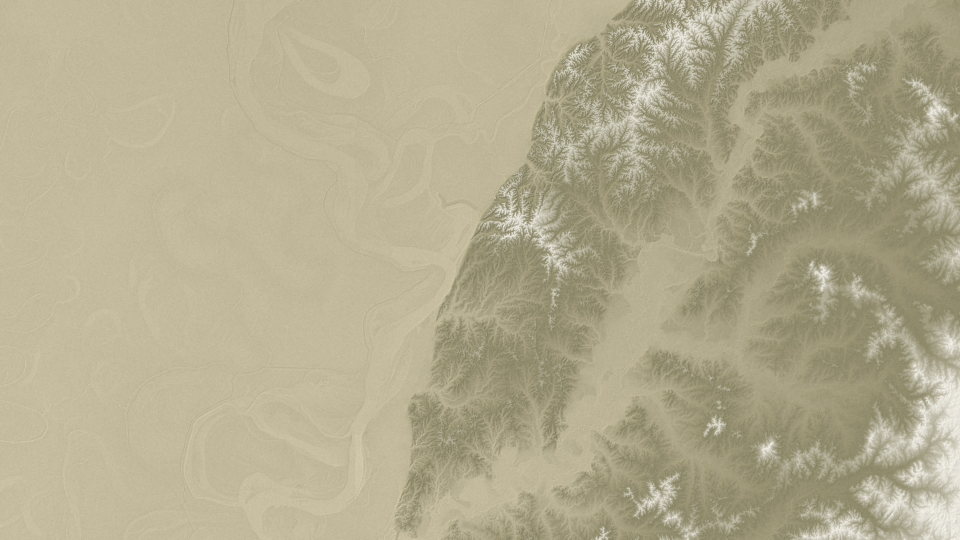
#> input picture grant/assets/vicksburg_siege.jpg, 2880 x 1620 px, given in place of vicksburg_w.jpg, which was not available (shown at 1/3 size)
$ python make_hill.py
#> lines starting #> are read from the running program, lines starting #| are printed output that depends on the picture
#!/usr/bin/env python3
"""Painted relief hills for Style W green maps (owner reference: ../ref_hill_zoom.png, Yarmouk film).

No contours, no hachures: a soft painted blob/ridge with a crumpled rocky surface, NW-lit hillshade
(tan-grey desaturated highlights, olive-charcoal shade), and a wide feathered dark halo / cast shadow.
All colours come from the basemap pixels under the hill, so it reads as part of the same painted ground.

API (all coordinates in IMAGE px of the basemap, i.e. css/map px x hd_scale 2 for vicksburg_w*.jpg):

    from make_hill import Blob, Ridge, render_hills
    rgba, composite, bbox = render_hills(base_rgb_array, shapes, clean=True, seed=1, rough=1.0, shadow=1.0)

    Blob(cx, cy, rx, ry, rot=0, height=1.0, irregular=0.35)     # rot in degrees, rx/ry = radii in image px
    Ridge(points, width, height=1.0, irregular=0.35, widths=None, heights=None, steep_west=0.0)
        points = polyline [(x, y), ...]; width = half-width in px (or per-point `widths`);
        `heights` per point lets a ridge rise to a summit; steep_west>0 makes the west face a scarp (bluffs).

    rgba      : uint8 HxWx4, same size as the base image; alpha 0 outside the hill + halo.
                Composited (normal "over") on the ORIGINAL base it reproduces `composite` exactly, including
                the removal of any ink hachures baked in the basemap under the hill (clean=True).
    composite : the base with the hill painted in (uint8 HxWx3).
    bbox      : (x0, y0, x1, y1) of the non-transparent region.

Knobs: height (relief strength / darkness of the body), rough (rocky crumple amount), shadow (halo strength),
       halo (halo width multiplier), seed.

CLI:  python3 make_hill.py            -> builds champion_hill*.png, vicksburg_bluffs*.png, compare.jpg in this folder.
"""
import json, os, sys
import numpy as np
import cv2
from PIL import Image

HERE = os.path.dirname(os.path.abspath(__file__))
REPO = '/home/user/battle-maps'
ASSETS = f'{REPO}/grant/assets'


# ---------------------------------------------------------------- noise
def fbm(h, w, scale, octaves=5, seed=0, persistence=0.55, lacunarity=2.0):
    """zero-mean multi-octave value noise (bicubic-upsampled random grids), ~unit std. scale = largest feature px."""
    rng = np.random.default_rng(seed)
    out = np.zeros((h, w), np.float32); amp = 1.0; tot = 0.0; s = float(scale)
    for _ in range(octaves):
        gh, gw = max(2, int(h / s) + 3), max(2, int(w / s) + 3)
        g = rng.standard_normal((gh, gw)).astype(np.float32)
        up = cv2.resize(g, (int(gw * s), int(gh * s)), interpolation=cv2.INTER_CUBIC)
        oy, ox = rng.integers(0, max(1, up.shape[0] - h)), rng.integers(0, max(1, up.shape[1] - w))
        out += amp * up[oy:oy + h, ox:ox + w]; tot += amp * amp
        amp *= persistence; s /= lacunarity
        if s < 1.2: break
    return out / np.sqrt(tot)


def smoothstep(e0, e1, x):
    t = np.clip((x - e0) / (e1 - e0), 0, 1); return t * t * (3 - 2 * t)


# ---------------------------------------------------------------- shapes
class Blob:
    def __init__(self, cx, cy, rx, ry, rot=0.0, height=1.0, irregular=0.35):
        self.cx, self.cy, self.rx, self.ry, self.rot, self.height, self.irregular = cx, cy, rx, ry, rot, height, irregular

    def extent(self): r = max(self.rx, self.ry); return self.cx - r, self.cy - r, self.cx + r, self.cy + r

    def field(self, X, Y, wx, wy):
        """returns (normalised distance d: 0 at centre, 1 at the edge; height scale; scarp side term)"""
        a = np.radians(self.rot); X2, Y2 = X + wx * self.irregular * min(self.rx, self.ry), Y + wy * self.irregular * min(self.rx, self.ry)
        u = (X2 - self.cx) * np.cos(a) + (Y2 - self.cy) * np.sin(a)
        v = -(X2 - self.cx) * np.sin(a) + (Y2 - self.cy) * np.cos(a)
        return np.sqrt((u / self.rx) ** 2 + (v / self.ry) ** 2), np.full_like(X, self.height), np.zeros_like(X)


class Ridge:
    def __init__(self, points, width, height=1.0, irregular=0.35, widths=None, heights=None, steep_west=0.0):
        self.p = np.asarray(points, np.float32); n = len(self.p)
        self.w = np.asarray(widths if widths is not None else [width] * n, np.float32)
        self.h = np.asarray(heights if heights is not None else [height] * n, np.float32)
        self.irregular, self.steep_west = irregular, steep_west

    def extent(self):
        m = self.w.max(); return self.p[:, 0].min() - m, self.p[:, 1].min() - m, self.p[:, 0].max() + m, self.p[:, 1].max() + m

    def field(self, X, Y, wx, wy):
        X2, Y2 = X + wx * self.irregular * self.w.mean(), Y + wy * self.irregular * self.w.mean()
        best = np.full(X.shape, 1e9, np.float32); W = np.zeros_like(X); Hh = np.zeros_like(X); side = np.zeros_like(X)
        for i in range(len(self.p) - 1):
            a, b = self.p[i], self.p[i + 1]; ab = b - a; L2 = float(ab @ ab) + 1e-6
            t = np.clip(((X2 - a[0]) * ab[0] + (Y2 - a[1]) * ab[1]) / L2, 0, 1)
            dx, dy = X2 - (a[0] + t * ab[0]), Y2 - (a[1] + t * ab[1]); d = np.sqrt(dx * dx + dy * dy)
            ww = self.w[i] + t * (self.w[i + 1] - self.w[i]); hh = self.h[i] + t * (self.h[i + 1] - self.h[i])
            # round caps that taper: beyond the ends the ridge narrows
            dn = d / ww; upd = dn < best
            best = np.where(upd, dn, best); W = np.where(upd, ww, W); Hh = np.where(upd, hh, Hh)
            nx, ny = -ab[1], ab[0]; nl = np.hypot(nx, ny) + 1e-6
            sd = (dx * nx + dy * ny) / nl; sd = np.where(nx / nl < 0, -sd, sd)   # + = east of the spine
            side = np.where(upd, np.sign(sd), side)
        return best, Hh, side * self.steep_west


# ---------------------------------------------------------------- helpers
def water_mask(rgb):
    f = rgb.astype(np.float32); r, g, b = f[..., 0], f[..., 1], f[..., 2]
    m = ((b > r + 18) & (b > g - 4)).astype(np.uint8)
    m = cv2.morphologyEx(m, cv2.MORPH_OPEN, np.ones((3, 3), np.uint8))
    return cv2.dilate(m, np.ones((5, 5), np.uint8)).astype(bool)


def ink_mask(rgb, region):
    """dark ink marks (hachures etc.) inside `region` (bool), to be painted out."""
    lum = rgb.astype(np.float32).mean(2)
    sm = cv2.resize(np.clip(lum, 0, 255).astype(np.uint8), None, fx=0.25, fy=0.25, interpolation=cv2.INTER_AREA)
    sm = cv2.dilate(sm, np.ones((5, 5), np.uint8))                      # grass level ignoring dark ink (local upper envelope)
    med = cv2.resize(cv2.medianBlur(sm, 9), (lum.shape[1], lum.shape[0]), interpolation=cv2.INTER_LINEAR).astype(np.float32)
    m = ((lum < med * 0.74) & region).astype(np.uint8)
    m = cv2.morphologyEx(m, cv2.MORPH_OPEN, np.ones((2, 2), np.uint8))
    m = cv2.dilate(m, np.ones((5, 5), np.uint8))
    m = cv2.morphologyEx(m, cv2.MORPH_CLOSE, np.ones((7, 7), np.uint8))
    return m.astype(bool)


# [41 lines left out: function clean_ground, not called in this run]


def rgba_from(base, comp, core):
    """alpha/colour such that comp = rgba over base (exact), alpha as small as possible but >= core."""
    B = base.astype(np.float32); F = comp.astype(np.float32); D = F - B
    need = np.where(D < 0, -D / np.maximum(B, 1), D / np.maximum(255 - B, 1)).max(2)
    need = np.where(np.abs(D).max(2) < 0.75, 0, need)
    m = np.clip(np.maximum(need * 1.04, core), 0, 1)
    m = np.maximum(m, cv2.GaussianBlur(m, (0, 0), 1.0) * 0.0)
    rgb = np.where(m[..., None] > 1e-4, B + D / np.maximum(m[..., None], 1e-4), 0)
    a = np.round(m * 255)
    # re-derive colour for the quantised alpha so the composite stays exact to ~1 level
    mq = a / 255.0
    rgb = np.where(mq[..., None] > 0, B + D / np.maximum(mq[..., None], 1 / 255), 0)
    return np.dstack([np.clip(np.round(rgb), 0, 255), a]).astype(np.uint8)


# ---------------------------------------------------------------- the painter
def render_hills(base, shapes, clean=True, erase=(), seed=1, rough=1.0, shadow=1.0, halo=1.0, light_az=315.0, light_el=38.0,
                 blur=0.7, warm=1.0, crest=0.0, weight=1.0, lit=1.0, hi_desat=0.7, mass=1.0, clean_extra=(), rim=0.0):
    """blur = softening of the painted colour in image px (0.7 default; ~1.2 = ~1 px at 1080p on s12d_rt);
    warm = highlight warmth (1.0 default; <1 cooler / greyer lit faces).
    crest = lighter tan-grey crumpled lit top (0 default; ~0.5 = like the reference);
    weight = body darkness + halo strength (1.0 default; 0.8 = ~20 % lighter, less heavy);
    lit = brightness of the lit faces + crest (1.0 default); hi_desat = greyness of the lit faces (0.7 default, lower = more olive-tan);
    mass = strength of the broad SE-dark / NW-light tonal mass (1.0 default); clean_extra = [(x, y, r), ...] image-px circles whose
    baked ink (old hachures) is painted out even where the hill itself is smaller; rim = faint warm light rim on the NW edge (0 default)."""
    base = np.asarray(base)[..., :3]
    Hh, Ww = base.shape[:2]
    ex = np.array([s.extent() for s in shapes]); size = max(ex[:, 2].max() - ex[:, 0].min(), ex[:, 3].max() - ex[:, 1].min())
    span = max(ex[:, 2] - ex[:, 0]).max() if len(shapes) else 100
    rsz = float(np.median([min(e[2] - e[0], e[3] - e[1]) for e in ex])) / 2      # typical radius / half-width
    pad = int(rsz * 2.4 * halo + 40)
    x0, y0 = max(0, int(ex[:, 0].min()) - pad), max(0, int(ex[:, 1].min()) - pad)
    x1, y1 = min(Ww, int(ex[:, 2].max()) + pad), min(Hh, int(ex[:, 3].max()) + pad)
    crop = base[y0:y1, x0:x1].astype(np.float32); h, w = crop.shape[:2]
    Y, X = np.mgrid[y0:y1, x0:x1].astype(np.float32)
    wat = water_mask(base[y0:y1, x0:x1])
    # ---- heightfield
    wx = fbm(h, w, rsz * 0.9, 4, seed + 1); wy = fbm(h, w, rsz * 0.9, 4, seed + 2)          # outline wobble (domain warp)
    hgt = np.zeros((h, w), np.float32); body = np.zeros((h, w), np.float32)
    for s in shapes:
        d, sh, side = s.field(X, Y, wx, wy)
        prof = np.clip(1 - d * d, 0, 1) ** 1.25                                         # rounded dome / ridge section
        if np.any(side):                                                                 # scarp: west face steeper
            prof = np.where(side < 0, np.clip(1 - d, 0, 1) ** 0.7 * np.clip(1 - d * d, 0, 1) ** 0.5, prof) * 1.0
        hgt = np.maximum(hgt, sh * prof)
        body = np.maximum(body, smoothstep(1.15, 0.35, d))
    # keep the hill on its own bank: only the land pieces (between rivers) that hold the shape's anchor points
    nl, lab = cv2.connectedComponents((~cv2.dilate(wat.astype(np.uint8), np.ones((3, 3), np.uint8)).astype(bool)).astype(np.uint8), connectivity=4)
    anchors = []
    for s_ in shapes:
        anchors += [(s_.cx, s_.cy)] if isinstance(s_, Blob) else [tuple(q) for q in s_.p]
    ids = {int(lab[int(np.clip(ay - y0, 0, h - 1)), int(np.clip(ax - x0, 0, w - 1))]) for ax, ay in anchors} - {0}
    bank = np.isin(lab, list(ids)).astype(np.float32)
    bank = cv2.GaussianBlur(bank, (0, 0), 3) * bank
    hgt *= bank; body *= bank
    lumps = fbm(h, w, rsz * 0.45, 3, seed + 3)                                           # knolls and spurs
    n1 = fbm(h, w, rsz * 0.12, 5, seed + 4, persistence=0.62)
    crumple = (1 - np.abs(n1)) ** 3; crumple = crumple - crumple.mean()                         # ridged noise = crumpled rock
    fine = fbm(h, w, 4.0, 3, seed + 5, persistence=0.6)
    n2 = fbm(h, w, rsz * 0.05, 3, seed + 8, persistence=0.6); fine2 = (1 - np.abs(n2)) ** 3 - 0.35
    env = np.clip(hgt * 1.6, 0, 1) ** 0.6
    z = hgt * (1 + 0.18 * lumps) + env * rough * (0.10 * crumple + 0.05 * fine2 + 0.02 * fine)
    z = cv2.GaussianBlur(z, (0, 0), 1.0)
    relief = rsz * 0.55                                                                   # vertical exaggeration in px
    gy, gx = np.gradient(z * relief)
    az, el = np.radians(light_az), np.radians(light_el)
    lx, ly, lz = np.sin(az) * np.cos(el), -np.cos(az) * np.cos(el), np.sin(el)            # az 315 = from the NW (screen up-left)
    nrm = np.sqrt(gx * gx + gy * gy + 1)
    shade = (-gx * lx - gy * ly + lz) / nrm - lz                                          # 0 on flat ground, + lit, - shaded
    shade = np.clip(shade / 0.6, -1.0, 1.0)
    # ---- clean ground under the hill (paint out baked ink hachures)
    region = (body > 0.02) | (hgt > 0.01)
    region = cv2.dilate(region.astype(np.uint8), np.ones((15, 15), np.uint8)).astype(bool)
    inkreg = cv2.dilate((hgt > 0.02).astype(np.uint8), np.ones((45, 45), np.uint8)).astype(bool)
    for (ex_, ey_, er_) in clean_extra:
        inkreg |= (X - ex_) ** 2 + (Y - ey_) ** 2 < er_ ** 2
        region |= (X - ex_) ** 2 + (Y - ey_) ** 2 < (er_ + 8) ** 2
    G0 = crop
    if True:
        im = ink_mask(base[y0:y1, x0:x1], ~wat)
        # only ink marks lying wholly under the hill (the old hachures); marsh tufts, trees etc. that poke out stay
        er = np.zeros(im.shape, np.uint8)                                  # explicit footprint of the old hachure symbol
        for e in erase:
            if e[0] == 'circle': cv2.circle(er, (int(e[1] - x0), int(e[2] - y0)), int(e[3]), 1, -1)
            else: cv2.polylines(er, [np.array([[px - x0, py - y0] for px, py in e[1]], np.int32)], False, 1, int(2 * e[2]))
        im = im | (er.astype(bool) & ~wat)
        nl, lab = cv2.connectedComponents(im.astype(np.uint8))
        cnt_all = np.bincount(lab.ravel(), minlength=nl); cnt_in = np.bincount(lab[inkreg], minlength=nl)
        good = (cnt_in / np.maximum(cnt_all, 1)) >= 0.85; good[0] = False; im = good[lab]
        if clean and im.any(): G0 = clean_ground(base, x0, y0, base[y0:y1, x0:x1], im)
    # ---- colours from the ground itself
    G = cv2.GaussianBlur(G0, (0, 0), max(6, rsz * 0.12))                                  # local grass colour
    grain = np.clip(G0 / np.maximum(G, 1), 0.7, 1.3)                                       # painterly grain of the basemap
    lumG = G.mean(2, keepdims=True)
    desat = lambda c, k: c * (1 - k) + c.mean(2, keepdims=True) * k
    hi = (desat(G, hi_desat) * (1 + (np.array([1.12, 1.09, 1.0]) - 1) * warm) + np.array([12, 10, 6]) * (0.4 + 0.6 * warm)) * lit            # tan-grey lit faces
    bodyc = desat(G, 0.35) * (1 - 0.14 * weight)                                                          # the hill reads a touch darker than grass
    lo = desat(G, 0.25) * (1 - 0.45 * weight) * np.array([1.0, 1.0, 0.85])                                # olive-charcoal shade
    s3 = shade[..., None]
    col = np.where(s3 > 0, bodyc + (hi - bodyc) * np.clip(s3 * 1.25, 0, 1) ** 1.6, bodyc + (lo - bodyc) * np.clip(-s3, 0, 1))
    col = col * (grain ** 0.6)
    if crest > 0:   # lighter crumpled crest: tan-grey lift on the high ground, broken by the crumple, strongest on lit faces
        ck = crest * np.clip(hgt * 1.4 - 0.25, 0, 1) * np.clip(0.55 + crumple * 2.2, 0, 1) * np.clip(0.6 + shade, 0, 1.4)
        tan = (desat(G, 0.75 * hi_desat / 0.7) * np.array([1.2, 1.17, 1.05]) + np.array([16, 14, 6])) * lit
        col = col + (tan - col) * np.clip(ck, 0, 0.8)[..., None]
    col = cv2.GaussianBlur(col, (0, 0), blur)
    # broad tonal mass: SE half of the hill is darker overall, NW crest a little lighter
    big = cv2.GaussianBlur(hgt, (0, 0), rsz * 0.35); bgy, bgx = np.gradient(big)
    bm = np.hypot(bgx, bgy).max() + 1e-6; bshade = (-(bgx * lx + bgy * ly) / bm)[..., None]
    col = col * (1 + 0.42 * mass * np.clip(bshade * 1.3, -1, 1) - 0.05 * mass)
    col *= 1 - 0.04 * env[..., None] * height_scale(hgt)[..., None]
    # ---- alpha of the painted body: very soft, ragged edge
    edge_n = fbm(h, w, rsz * 0.25, 3, seed + 6)
    a_body = smoothstep(-0.08, 0.85, hgt + 0.12 * edge_n) ** 1.3
    a_body = np.clip(a_body * (0.9 + 0.1 * np.clip(crumple * 2 + 0.5, 0, 1)), 0, 1)
    if rim > 0:   # faint warm rim on the NW (lit) edge so the mound separates from the grass
        band = np.clip(4 * a_body * (1 - a_body), 0, 1) * np.clip(bshade[..., 0] * 1.6, 0, 1)
        band = cv2.GaussianBlur(band, (0, 0), 1.2)
        warmc = desat(G, 0.5) * np.array([1.22, 1.16, 1.0]) + np.array([18, 14, 4])
        col = col + (warmc - col) * np.clip(band * rim, 0, 0.7)[..., None]
    if blur > 0.7:
        a_body = cv2.GaussianBlur(a_body, (0, 0), blur)
    # ---- halo + cast shadow (wide feather into the grass, heavier to the SE)
    sup = smoothstep(0.0, 0.25, hgt)
    off = rsz * 0.22
    Mshift = np.float32([[1, 0, off * 0.7], [0, 1, off * 0.7]])
    cast = cv2.warpAffine(sup, Mshift, (w, h))
    halo_m = 0.95 * cv2.GaussianBlur(sup, (0, 0), rsz * 0.75 * halo) + 0.7 * cv2.GaussianBlur(cast, (0, 0), rsz * 0.5 * halo)
    halo_m = np.clip(halo_m, 0, 1) * (1 + 0.25 * fbm(h, w, rsz * 0.5, 3, seed + 7))
    halo_m = np.clip(halo_m * shadow * weight * 0.6, 0, 0.55) * cv2.GaussianBlur(bank, (0, 0), 6)
    dark = desat(G0, 0.2) * np.array([0.58, 0.58, 0.50])
    ground = G0 * (1 - halo_m[..., None]) + dark * halo_m[..., None]
    comp = ground * (1 - a_body[..., None]) + col * a_body[..., None]
    # rivers stay on top: no paint on water
    ws = cv2.GaussianBlur(wat.astype(np.float32), (0, 0), 1.5)[..., None]
    comp = comp * (1 - ws) + crop * ws
    comp = np.clip(comp, 0, 255)
    # ---- package
    full_comp = base.copy(); full_comp[y0:y1, x0:x1] = np.round(comp).astype(np.uint8)
    core = np.where(region & (G0 != crop).any(2), 1.0, 0.0)
    rgba_c = rgba_from(base[y0:y1, x0:x1], full_comp[y0:y1, x0:x1], core)
    rgba = np.zeros((Hh, Ww, 4), np.uint8); rgba[y0:y1, x0:x1] = rgba_c
    return rgba, full_comp, (x0, y0, x1, y1)


def height_scale(hgt):
    return np.clip(hgt, 0, 1)


# ---------------------------------------------------------------- scenes
def save_overlay(rgba, path, bbox, extra):
    Image.fromarray(rgba).save(path, optimize=True)
    x0, y0, x1, y1 = bbox
    Image.fromarray(rgba[y0:y1, x0:x1]).save(path.replace('.png', '_crop.png'), optimize=True)
    return dict(file=os.path.basename(path), crop=os.path.basename(path).replace('.png', '_crop.png'),
                crop_xy_image_px=[x0, y0], crop_xy_map_px=[x0 / 2, y0 / 2], crop_size_image_px=[x1 - x0, y1 - y0], **extra)


def champion_shapes(scale=1.0):
    # Champion Hill (32.333, -90.535) = map px (1634, 707) -> image px (3268, 1414). Crescent ridge, ~75 ft:
    # the hill crest at the north apex by the Jackson road, the ridge curving south on both wings (opening to the south).
    cx, cy = 3268, 1418
    k = scale
    arc = [(cx - 96 * k, cy + 70 * k), (cx - 84 * k, cy + 8 * k), (cx - 46 * k, cy - 40 * k), (cx + 8 * k, cy - 56 * k),
           (cx + 60 * k, cy - 36 * k), (cx + 92 * k, cy + 12 * k), (cx + 100 * k, cy + 72 * k)]
    return [Ridge(arc, 60 * k, widths=[44 * k, 62 * k, 72 * k, 76 * k, 70 * k, 60 * k, 42 * k],
                  heights=[0.5, 0.75, 0.95, 1.0, 0.9, 0.7, 0.48], irregular=0.26),
            Blob(cx - 4 * k, cy - 30 * k, 88 * k, 72 * k, rot=-15, height=1.0, irregular=0.28),
            Blob(cx + 2 * k, cy + 16 * k, 70 * k, 50 * k, rot=10, height=0.72, irregular=0.5)]   # saddle: keeps only a shallow notch


def bluffs_shapes():
    S = json.load(open(f'{REPO}/grant/assets/src/vicksburg_story.json'))
    pts = [(x * 2, y * 2) for x, y in S['ridge']]
    # extend a little south towards Warrenton
    (xa, ya), (xb, yb) = pts[-2], pts[-1]; pts.append((xb + (xb - xa) * 0.8, yb + (yb - ya) * 0.8))
    n = len(pts)
    widths = [52, 72, 82, 84, 80, 72, 46][:n]
    heights = [0.7, 0.9, 1.0, 1.0, 0.95, 0.85, 0.6][:n]
    return [Ridge(pts, 70, widths=widths, heights=heights, irregular=0.30, steep_west=0.6)]


def main():
    out = {}
    imgs = {k: np.asarray(Image.open(f'{ASSETS}/vicksburg_{k}.jpg').convert('RGB')) for k in ('w', 'w_close')}
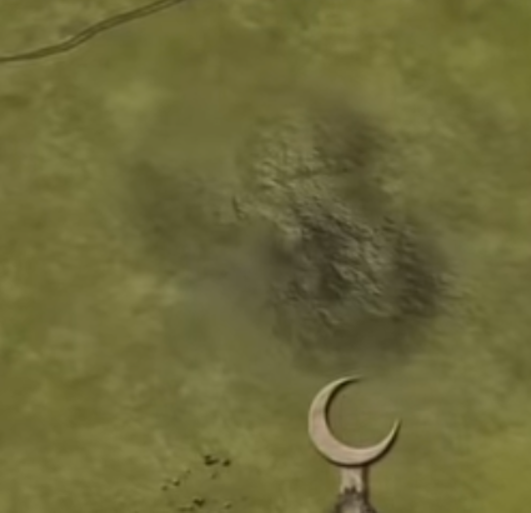
#> input picture research/style_tests/roads_towns/ref_hill_zoom.png, 1062 x 1025 px, given in place of vicksburg_w_close.jpg, which was not available (shown at 1/2 size)
#> imgs = 2 items
    for key, suffix in (('w', ''), ('w_close', '_close')):
        base = imgs[key]
#> base is the input picture: shape (1620, 2880, 3); mean R, G, B 178.8, 171.5, 142.9
        rgba, comp, bb = render_hills(base, champion_shapes(), erase=[('circle', 3268, 1414, 74)], seed=11, rough=1.0, shadow=1.0)
#> in water_mask, `m = ((b > r + 18) & (b > g - 4)).astype(np.uint8)`: m: shape (585, 35); every value is 0
#> after the loop in render_hills, `for s in shapes:`:
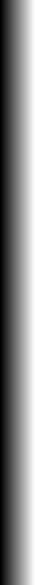
#> X: shape (585, 35) float32; min 2845, max 2879, mean 2862; drawn with min black and max white
#> after the loop in render_hills, `for s in shapes:`: body: shape (585, 35) float32; every value is 0
#> in render_hills, `nl, lab = cv2.connectedComponents((~cv2.dilate(wat.astype(np.uint8), n..`: lab: shape (585, 35) int32; every value is 1
#> in render_hills, `nl, lab = cv2.connectedComponents((~cv2.dilate(wat.astype(np.uint8), n..`: nl = 2
#> in render_hills, `ids = {int(lab[int(np.clip(ay - y0, 0, h - 1)), int(np.clip(ax - x0, 0..`: ids = 1 item
#> in render_hills, `bank = np.isin(lab, list(ids)).astype(np.float32)`: bank: shape (585, 35) float32; every value is 1
#> after the loop in fbm (call 5), `for _ in range(octaves):`:
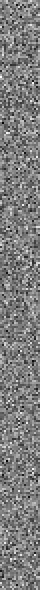
#> g: shape (295, 20) float32 (shown 2 times larger); min -3.38, max 3.42, mean -0.0109; drawn with min black and max white
#> in ink_mask, `med = cv2.resize(cv2.medianBlur(sm, 9), (lum.shape[1], lum.shape[0]), ..`:
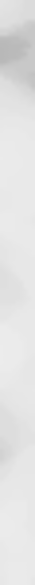
#> med: shape (585, 35) float32; min 184, max 236, mean 226.5
#> in render_hills, `nl, lab = cv2.connectedComponents(im.astype(np.uint8))`: nl = 1
#> in render_hills, `cnt_all = np.bincount(lab.ravel(), minlength=nl)`: cnt_all = [20475]
#> in render_hills, `cnt_in = np.bincount(lab[inkreg], minlength=nl)`: cnt_in = [0]
#> in render_hills, `good = cnt_in / np.maximum(cnt_all, 1) >= 0.85`: good = [False]
#> in render_hills, `lo = desat(G, 0.25) * (1 - 0.45 * weight) * np.array([1.0, 1.0, 0.85])`:
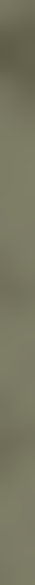
#> lo: shape (585, 35, 3) float64; mean R, G, B 120.2, 119, 96.5
#> in render_hills, `bm = np.hypot(bgx, bgy).max() + 1e-06`: bm = 1e-06
#> after the loop in fbm (call 8), `for _ in range(octaves):`:
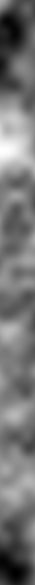
#> out: shape (585, 35) float32; min -2.54, max 3.15, mean 0.0613; drawn with min black and max white
#> in render_hills, `core = np.where(region & (G0 != crop).any(2), 1.0, 0.0)`: core: shape (585, 35) float64; every value is 0
#> in rgba_from, `rgb = np.where(m[..., None] > 1e-4, B + D / np.maximum(m[..., None], 1..`:
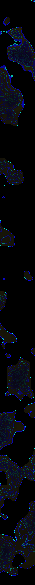
#> rgb: shape (585, 35, 3) float64; mean of channels 0, 1, 2 6.1, 7.6, 13.5; drawn as R, G, B
#> bb = (2845, 1035, 2880, 1620)
        out[f'champion_hill{suffix}'] = save_overlay(rgba, f'{HERE}/champion_hill{suffix}.png', bb, dict(basemap=f'vicksburg_{key}.jpg'))
#> in save_overlay, `x0, y0, x1, y1 = bbox`: x0 = 2845; y0 = 1035; x1 = 2880; y1 = 1620
        Image.fromarray(comp[bb[1]:bb[3], bb[0]:bb[2]]).save(f'{HERE}/preview_champion{suffix}.jpg', quality=92)
        rgba2, comp2, bb2 = render_hills(base, bluffs_shapes(), erase=[('line', [(x * 2, y * 2) for x, y in json.load(open(f'{REPO}/grant/assets/src/vicksburg_story.json'))['ridge']], 46)], seed=5, rough=1.0, shadow=0.9)
        out[f'vicksburg_bluffs{suffix}'] = save_overlay(rgba2, f'{HERE}/vicksburg_bluffs{suffix}.png', bb2, dict(basemap=f'vicksburg_{key}.jpg'))
        Image.fromarray(comp2[bb2[1]:bb2[3], bb2[0]:bb2[2]]).save(f'{HERE}/preview_bluffs{suffix}.jpg', quality=92)
        if key == 'w':
            make_compare(base, comp, (3268, 1418))
    json.dump(out, open(f'{HERE}/hills_meta.json', 'w'), indent=1)


# [20 lines left out: function make_compare, not called in this run]


if __name__ == '__main__':
#> (the run stopped early here; a loop or call above may not have finished)
